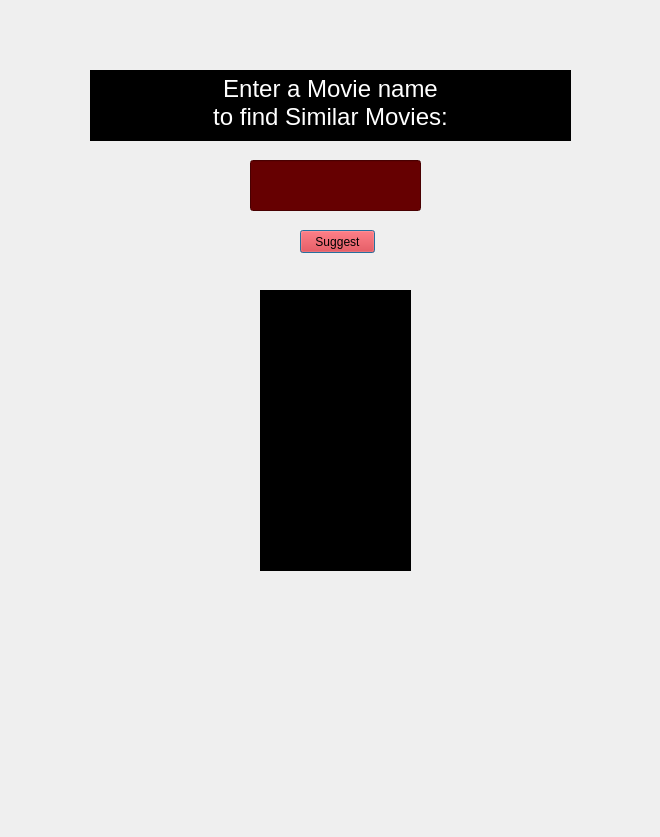
<?xml version="1.0" encoding="UTF-8"?>
<ui version="4.0">
 <class>Dialog</class>
 <widget class="QDialog" name="Dialog">
  <property name="geometry">
   <rect>
    <x>0</x>
    <y>0</y>
    <width>660</width>
    <height>837</height>
   </rect>
  </property>
  <property name="windowTitle">
   <string>Dialog</string>
  </property>
  <property name="styleSheet">
   <string notr="true">QDialog {
    background-image: url(:/pic/doorSuggest.jpg);
    background-repeat: no-repeat;
    background-position: center;
}


QDialog QWidget {
    background-color: rgba(255, 255, 255, 0);  /* Transparent background for child widgets */
}

</string>
  </property>
  <widget class="QTextEdit" name="textEdit">
   <property name="geometry">
    <rect>
     <x>90</x>
     <y>70</y>
     <width>481</width>
     <height>71</height>
    </rect>
   </property>
   <property name="font">
    <font>
     <pointsize>19</pointsize>
    </font>
   </property>
   <property name="styleSheet">
    <string notr="true">color: rgb(255, 255, 255);
background-color: rgb(0, 0, 0);</string>
   </property>
   <property name="html">
    <string>&lt;!DOCTYPE HTML PUBLIC &quot;-//W3C//DTD HTML 4.0//EN&quot; &quot;http://www.w3.org/TR/REC-html40/strict.dtd&quot;&gt;
&lt;html&gt;&lt;head&gt;&lt;meta name=&quot;qrichtext&quot; content=&quot;1&quot; /&gt;&lt;style type=&quot;text/css&quot;&gt;
p, li { white-space: pre-wrap; }
&lt;/style&gt;&lt;/head&gt;&lt;body style=&quot; font-family:'MS Shell Dlg 2'; font-size:19pt; font-weight:400; font-style:normal;&quot;&gt;
&lt;p align=&quot;center&quot; style=&quot; margin-top:0px; margin-bottom:0px; margin-left:0px; margin-right:0px; -qt-block-indent:0; text-indent:0px;&quot;&gt;&lt;span style=&quot; font-size:18pt;&quot;&gt;Enter a Movie name&lt;/span&gt;&lt;/p&gt;
&lt;p align=&quot;center&quot; style=&quot; margin-top:0px; margin-bottom:0px; margin-left:0px; margin-right:0px; -qt-block-indent:0; text-indent:0px;&quot;&gt;&lt;span style=&quot; font-size:18pt;&quot;&gt;to find Similar Movies:&lt;/span&gt;&lt;/p&gt;&lt;/body&gt;&lt;/html&gt;</string>
   </property>
  </widget>
  <widget class="QLineEdit" name="lineEdit">
   <property name="geometry">
    <rect>
     <x>250</x>
     <y>160</y>
     <width>171</width>
     <height>51</height>
    </rect>
   </property>
   <property name="font">
    <font>
     <family>MS Shell Dlg 2</family>
     <pointsize>11</pointsize>
     <weight>50</weight>
     <italic>false</italic>
     <bold>false</bold>
    </font>
   </property>
   <property name="styleSheet">
    <string notr="true">background-color: rgb(102, 0, 1);
font: 11pt &quot;MS Shell Dlg 2&quot;;</string>
   </property>
  </widget>
  <widget class="QListWidget" name="listWidget">
   <property name="geometry">
    <rect>
     <x>260</x>
     <y>290</y>
     <width>151</width>
     <height>281</height>
    </rect>
   </property>
   <property name="font">
    <font>
     <pointsize>9</pointsize>
    </font>
   </property>
   <property name="styleSheet">
    <string notr="true">background-color: rgb(0, 0, 0);
color: rgb(255, 255, 255);</string>
   </property>
  </widget>
  <widget class="QPushButton" name="pushButton">
   <property name="geometry">
    <rect>
     <x>300</x>
     <y>230</y>
     <width>75</width>
     <height>23</height>
    </rect>
   </property>
   <property name="styleSheet">
    <string notr="true">background-color: rgb(255, 0, 4);</string>
   </property>
   <property name="text">
    <string>Suggest</string>
   </property>
  </widget>
 </widget>
 <resources>
  <include location="resource.qrc"/>
 </resources>
 <connections/>
</ui>
